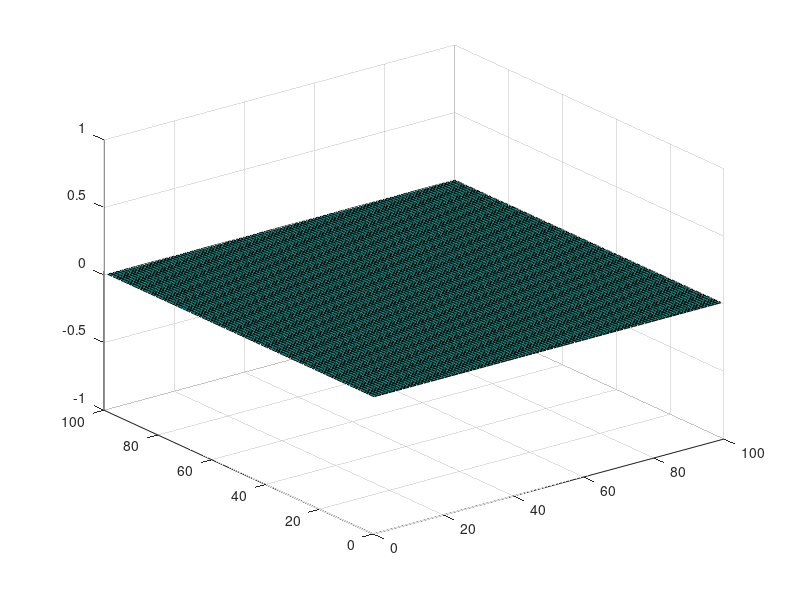

This figure's MATLAB source: (Note: this script raises an error after producing the figure.)
clear all;
clc;
fileID = fopen('temp.out');
n = 100;
res = zeros(100,100);
surf(res);
pause(5)
for step = 1:28
	for col = 1:n
		for row = 1:n
			res(row,col) = fscanf(fileID,'%f',1);
		end	
	end
	surf(res);
	zlim([-0.1 3000])
	xlabel('X');
	xlabel('Y');

	zlabel('Temparature');
	title(['\fontsize{20} Time Step = ' num2str(step)],'Color', 'r','fontweight','bold');
	pause(0.001);
end
